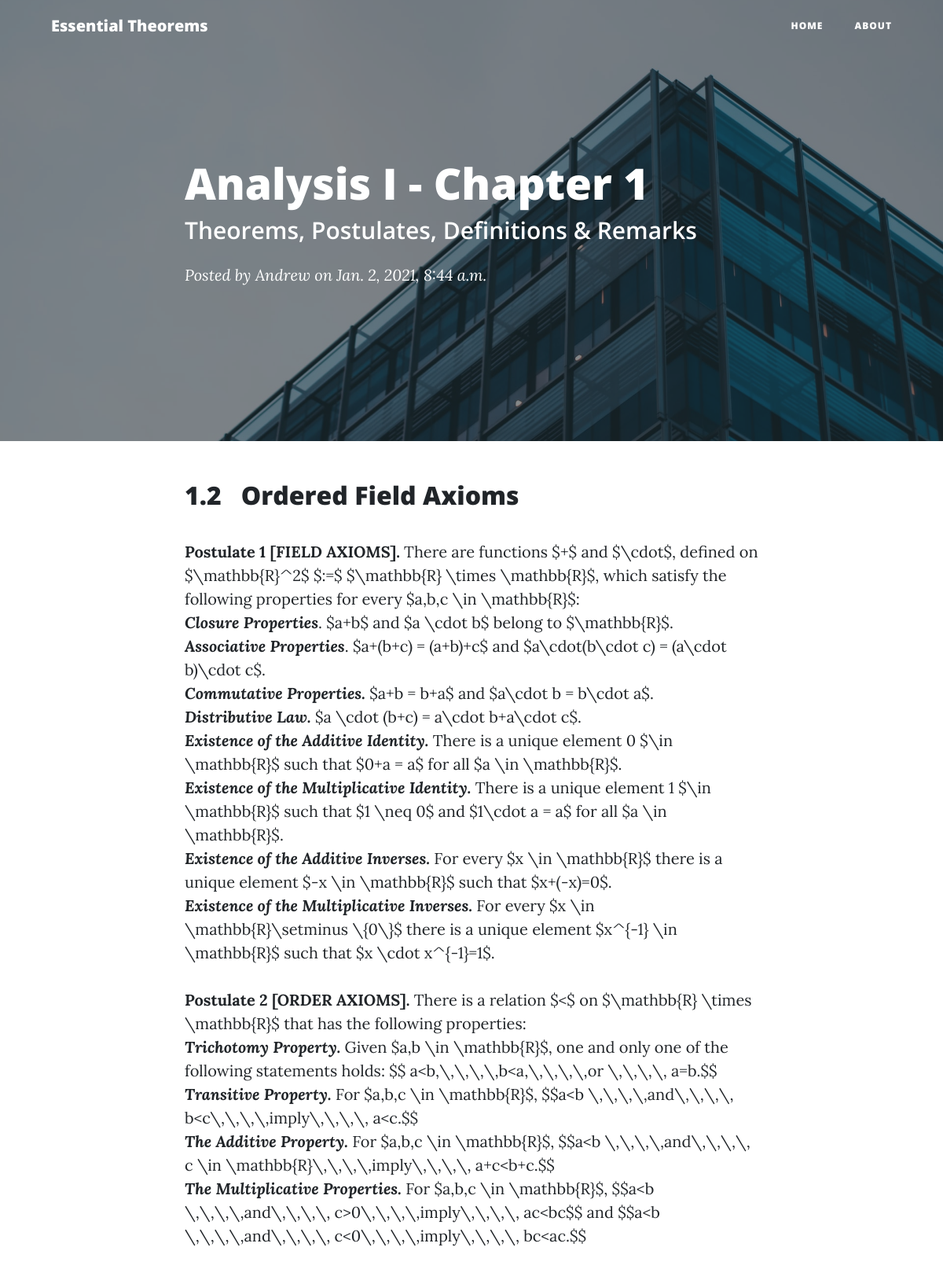
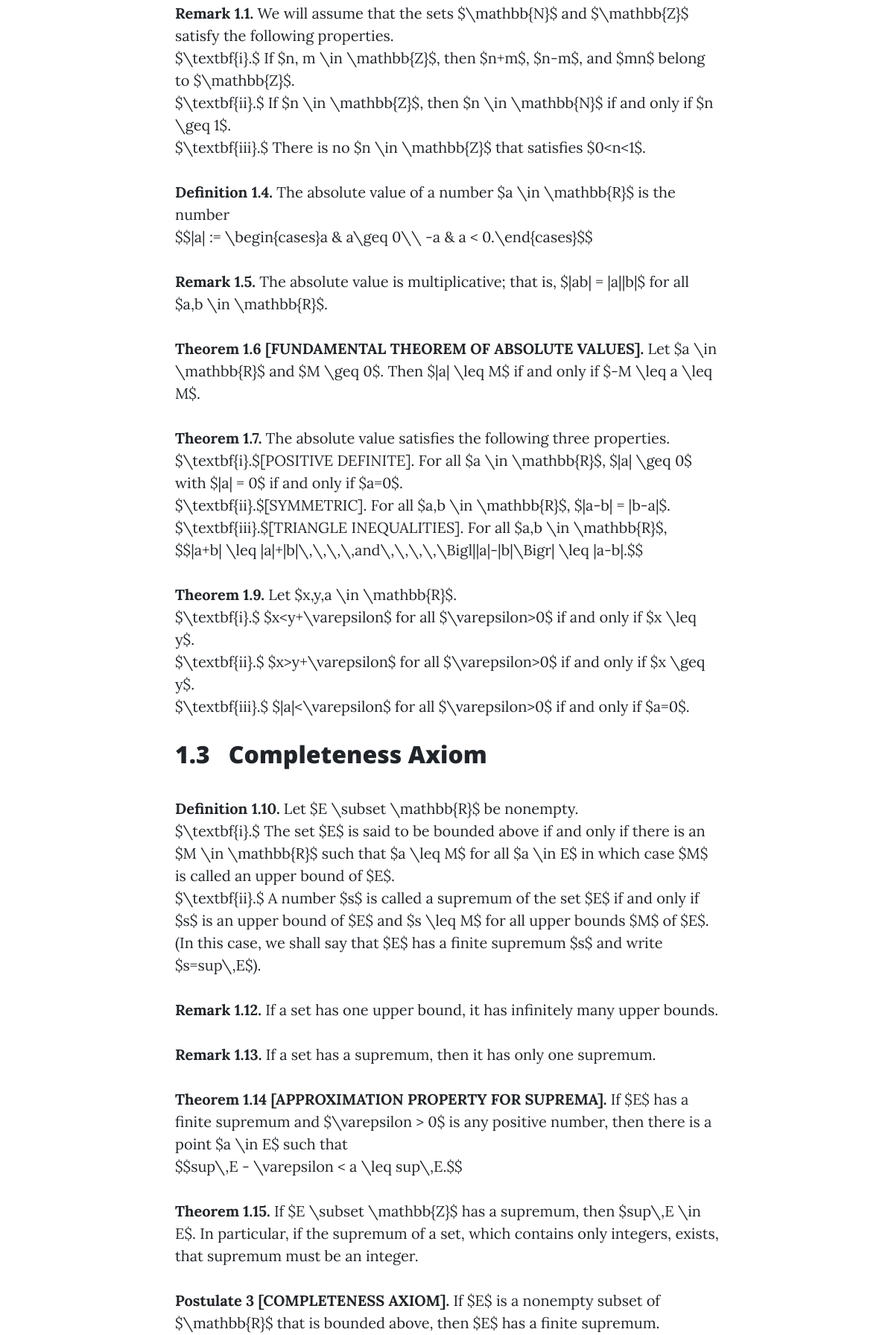
Screenshot of /post/analysis-i-chapter-1/ (upper part) with the database file from the repository (2 pictures, top to bottom).
### post/models.py (models this page shows, shortened)
class Post(models.Model):
    title = models.CharField(max_length=100)
    slug = models.SlugField(max_length=100, null=True, blank=True)
    overview = models.TextField()
    timestamp = models.DateTimeField(auto_now_add=True)
    content = HTMLField()
    author = models.ForeignKey(Author, on_delete=models.CASCADE)
    featured = models.BooleanField()
    document = models.FileField()

class Author(models.Model):
    user = models.OneToOneField(User, on_delete=models.CASCADE)

### post/views.py (the view)
# urls.py: path('', index, name='post-list'),
def post(request, slug_text):
    post = Post.objects.filter(slug=slug_text)
    if post.exists():
        post = post.first()
    else:
        return HttpResponse("<h1>PAGE NOT FOUND</h1>")
    context = {
        'post': post
    }
    return render(request, 'post.html', context)

### templates/post.html (shortened to what this page needs)
{% extends 'base.html' %}
{% load static %}
{% block content %}
  <header class="masthead" style="background-image: url({% static 'img/dc-building.jpg' %})">
    <div class="overlay"></div>
    <div class="container">
      <div class="row">
        <div class="col-lg-8 col-md-10 mx-auto">
          <div class="post-heading">
            <h1>{{ post.title }}</h1>
            <h2 class="subheading">{{ post.overview | safe }}</h2>
            <span class="meta">Posted by
              <a href="/about">{{ post.author.user.username }}</a>
              on {{ post.timestamp }}</span>
          </div>
        </div>
      </div>
    </div>
  </header>
  <article>
    <div class="container">
      <div class="row">
        <div class="col-lg-8 col-md-10 mx-auto">
          {{ post.content | safe }}
        </div>
      </div>
    </div>
  </article>
{% endblock content %}

### templates/post.html (style rules this page uses)
p { margin: 0; }

### rows the page displays
Post: title "Analysis I - Chapter 1", overview "Theorems, Postulates, Definitions & Remarks", author.user.username "Andrew", timestamp "Jan. 2, 2021, 8:44 a.m.", content "1.2 Ordered Field Axioms Postulate 1 [FIELD AXIOMS]. There are functions $+$ and $\\cdot$, defined on $\\mathbb{R}^2$ $:=$ $\\mathbb{R} \\times \\mathbb{R}$, which satisfy the following properties for every $a,b,c \\in \\mathbb{R}$: Closure Properties . $a+b$ and $a \\cdot b$ belong to $\\mathbb{R}$. Associative Properties . $a+(b+c) = (a+b)+c$ and $a\\cdot(b\\cdot c) = (a\\cdot b)\\cdot c$. Commutative Properties. $a+b = b+a$ and $a\\cdot b = b\\cdot a$. Distributive Law. $a \\cdot (b+c) = a\\cdot b+a\\cdot c$. Existence of the Additive Identity. There is a unique element 0 $\\in \\mathbb{R}$ such that $0+a = a$ for all $a \\in \\mathbb{R}$. Existence of the Multiplicative Identity. There is a unique element 1…"
